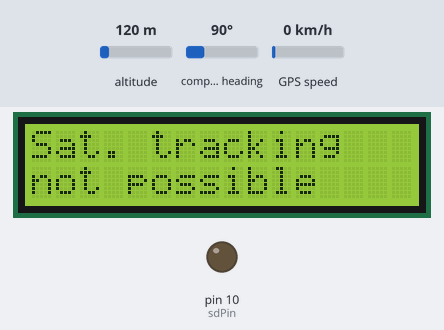
The sketch below on a simulated Arduino Uno, built with avr-gcc and run on an emulated ATmega328P. Shown: 16×2 character LCD, output pins drawn as LEDs (lit = HIGH). The inputs (shaded band) are chosen by the test bench; at power-on: altitude 120 m, compass heading 90°, GPS speed 0 km/h. Storage starts empty; the GPS gets a fix after 3 s at 37.7749, -122.4194 with 8 satellites.

Above: at 1.3 s.
At 3.4 s:
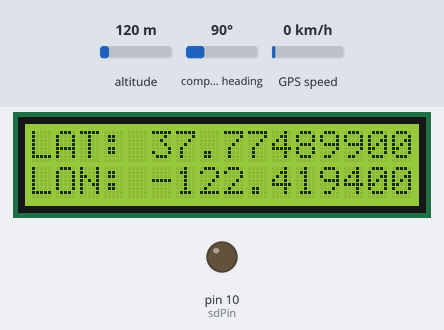

The sketch:

GPStoSD.ino
```cpp
// (licence header left out)
#include <SoftwareSerial.h>

/*
 * When using a UART display uncomment SerialLCD
 * and comment the following lines for I2C Display
 */
//#include <SerialLCD.h>
#include <Wire.h>
#include <LiquidCrystal_I2C.h>

#include <TinyGPS.h>
#include <SPI.h>
#include <SD.h>

File fs;                      // filestream for logging file
SoftwareSerial gpsPort(3,4);  // serial port of GPS
TinyGPS gps;                  // gps object for parsing data
//SerialLCD slcd(5,6);                // serial LCD (UART)
LiquidCrystal_I2C slcd(0x3F, 16,2);   // I2C Display (0x3F)

int sdPin = 10;               // SD pin
int interval = 1000;          // in milliseconds
bool satFound = true;         // Sat. available during last tracking?

void setup() {
  // wait for 0.1 sec
  delay(100);

  pinMode(sdPin, OUTPUT);   // Pin 10 is used for SD card
  if(!SD.begin(sdPin)){    // start SD card
    return;
  }

  // create log file header, if not exists
  if(!SD.exists("gps.txt")){
    fs = SD.open("gps.txt", FILE_WRITE);
    fs.println("GPS MAPPER OUTPUT FILE");
    fs.println("Sat,HDOP,Latitude,Longitude,Date Time,age,runtime");
    fs.println("-------------------------------------");
    fs.close();
  }

  // start LCD panel
  //slcd.begin();      // serial Display (UART)
  slcd.init();         // I2C Display
  slcd.backlight();    // I2C Display

  // start GPS device
  gpsPort.begin(9600);
}

void loop() {
  // newC indicates if new NMEA was collected
  bool newC = false;

  // collect NMEA string for interval milliseconds
  for(unsigned long start = millis(); millis() - start < interval;) {
    while(gpsPort.available()) {
      char c = gpsPort.read();
      if (gps.encode(c))
        newC = true;      // NMEA found, so parse it.
    }
  }

  // clear LCD panel
  slcd.clear();

  // if GPS recieved new NMEA, parse it
  if(newC){
    satFound = true;  // save Sat. state for next tracking

    float lat, lon;         // Position parameters
    unsigned long age;      // Coordinate age
    char clat[20];          // char buffer for latitude
    char clon[20];          // char buffer for longitude
    // parse position from NMEA
    gps.f_get_position(&lat, &lon, &age);

    // convert decimal degree into string
    dtostrf(double(lat), 3, 8, clat);
    dtostrf(double(lon), 3, 8, clon);
    // open logging file
    fs = SD.open("gps.txt", FILE_WRITE);

    // number of sattelites
    fs.print(gps.satellites() == TinyGPS::GPS_INVALID_SATELLITES ? 0 : gps.satellites());
    fs.print(",");

    // quality value HDOP
    fs.print(gps.hdop() == TinyGPS::GPS_INVALID_HDOP ? 0 : gps.hdop());
    fs.print(",");

    // Latitude as decimal degree
    fs.print(lat == TinyGPS::GPS_INVALID_F_ANGLE ? "NA" : clat);
    fs.print(",");
    slcd.setCursor(0,0);
    slcd.print("LAT: ");
    slcd.print(lat == TinyGPS::GPS_INVALID_F_ANGLE ? "N.A." : clat);

    // Longitude as decimal degree
    fs.print(lon == TinyGPS::GPS_INVALID_F_ANGLE ? "NA" : clon);
    fs.print(",");
    slcd.setCursor(0,1);
    slcd.print("LON: ");
    slcd.print(lon == TinyGPS::GPS_INVALID_F_ANGLE ? "N.A." : clon);

    // Date Time
    sdPrint_dateTime(fs, gps);
    fs.print(",");
    // fix age
    if (age == TinyGPS::GPS_INVALID_AGE){
        fs.print("NA");
      }
      else {
       fs.print(age);
     }
//    fs.print(age == TinyGPS::GPS_INVALID_AGE ? "NA" : age);
    fs.print(",");
    fs.print(millis());

    fs.println();

    fs.close();
  } else {
    // No NMEA recieved during last second
    // no Sattelite availale
    fs = SD.open("gps.txt", FILE_WRITE);
    if (satFound){
      fs.println("No Data recieved");
      satFound = false;     // set to false, to prevend second
                            // 'No Data recieved' message
    }

    // print to LCD
    slcd.setCursor(0,0);
    slcd.print("Sat. tracking");
    slcd.setCursor(0,1);
    slcd.print("not possible");
    fs.close();
  }
}

/*
 *  Custom Function declaration
 */
static void sdPrint_dateTime(File &fs, TinyGPS &gps){
  int year;
  byte month, day, hour, minute, second, hundredths;
  unsigned long age;
  gps.crack_datetime(&year, &month, &day, &hour, &minute, &second, &hundredths, &age);
  if (age == TinyGPS::GPS_INVALID_AGE)
    fs.print("NA");
  else {
    char buf[19];
    sprintf(buf, "%04d-%02d-%02d %02d:%02d:%02d",
        year, (int)month, (int)day, (int)hour, (int)minute, (int)second);

    fs.print(buf);
  }

}
```

Measured:
- what the display in image 0 shows lasts 2.2 s, from 1.2 s to 3.4 s
